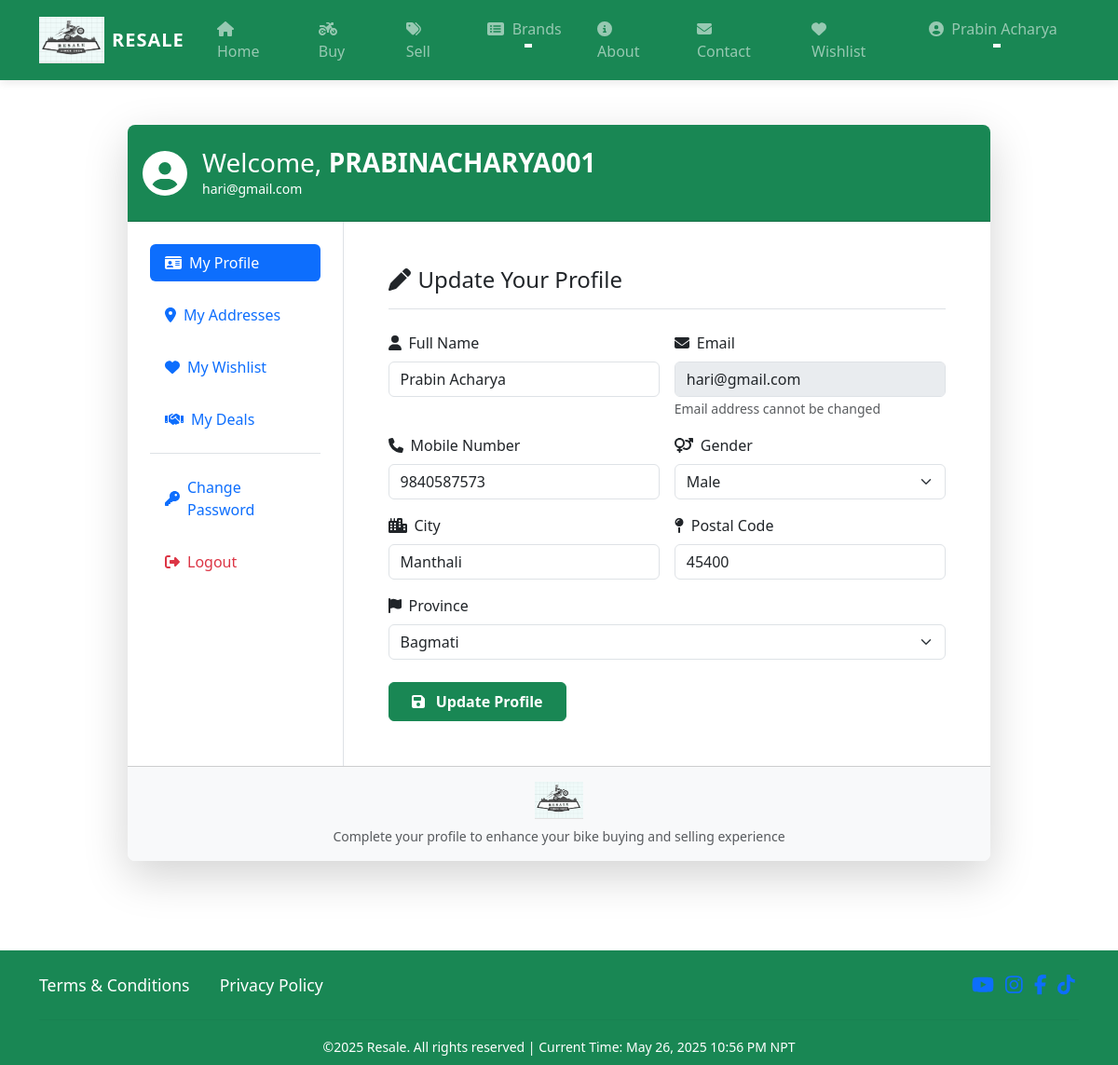
Page /profile/ (signed in) on the earlier database version.
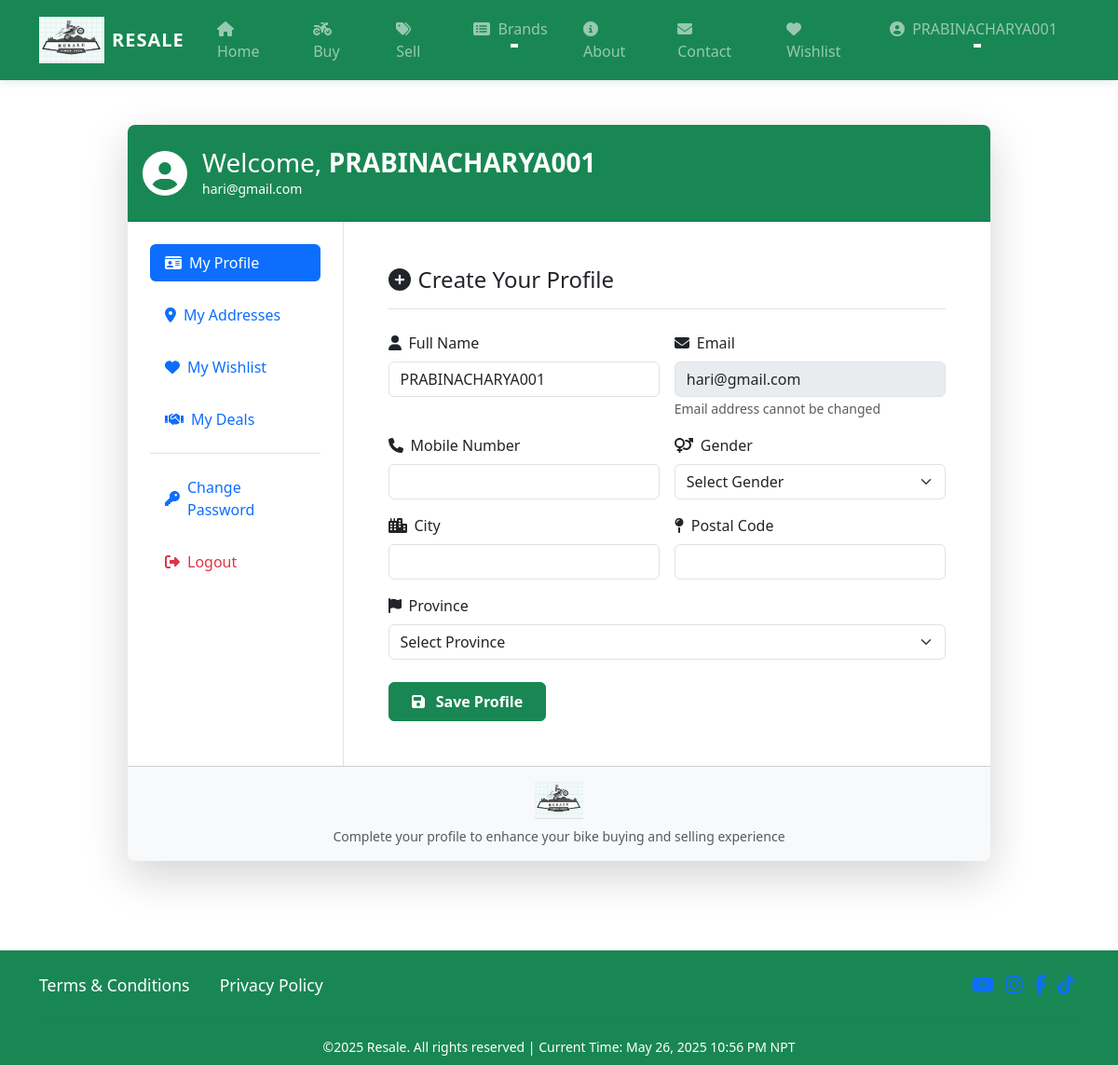
Same page on the later database version.
### proj/models.py (models this page shows, shortened)
class Customer(models.Model):
    user = models.ForeignKey(
        User,
        on_delete=models.CASCADE,
        related_name='customers'  # Added for better querying
    )
    name = models.CharField(
        max_length=200,
        verbose_name='Full Name'
    )
    gender = models.CharField(
        max_length=10,
        choices=GENDER_CHOICES,
        default='',
        verbose_name='Gender'
    )
    city = models.CharField(
        max_length=50,
        verbose_name='City'
    )
    state = models.CharField(
        choices=STATE_CHOICES,
        max_length=100,
        verbose_name='Province'
    )
    mobile = models.CharField(  # Changed to CharField
        max_length=10,
        validators=[MinLengthValidator(10)],  # For 10-digit numbers
        verbose_name='Mobile Number'
    )
    zipcode = models.CharField(  # Changed to CharField
        max_length=10,
        verbose_name='Postal Code'
    )
    class Meta:
        verbose_name = 'Customer'
        verbose_name_plural = 'Customers'
        ordering = ['name']

### proj/views.py (the view, shortened to what this page needs)
# urls.py: path('profile/',views.ProfileView.as_view(),name='profile'),
@method_decorator(login_required, name='dispatch')
class ProfileView(View):
    def get(self, request):
        existing_profile = Customer.objects.filter(user=request.user).first()
        if existing_profile:
            form = CustomerProfileForm(instance=existing_profile)
            has_profile = True
        else:
            form = CustomerProfileForm(initial={
                'name': request.user.get_full_name() or request.user.username,
                'email': request.user.email
            })
            has_profile = False
        return render(request, 'proj/profile.html', {'form': form, 'has_profile': has_profile})

### proj/forms.py (shortened to what this page needs)
class CustomerProfileForm(forms.ModelForm):
    email = forms.EmailField(
        required=False,
        disabled=True,
        widget=forms.EmailInput(attrs={'class': 'form-control'})
    )
    class Meta:
        model = Customer
        fields = ['name', 'gender', 'city', 'state', 'mobile', 'zipcode']
        widgets = {
            'name': forms.TextInput(attrs={'class': 'form-control'}),
            'gender': forms.Select(attrs={'class': 'form-select'}),
            'city': forms.TextInput(attrs={'class': 'form-control'}),
            'state': forms.Select(attrs={'class': 'form-select'}),
            'mobile': forms.TextInput(attrs={'class': 'form-control'}),
            'zipcode': forms.TextInput(attrs={'class': 'form-control'}),
        }
    def __init__(self, *args, **kwargs):
        super().__init__(*args, **kwargs)
        if self.instance and hasattr(self.instance, 'user') and self.instance.user:
            self.fields['email'].initial = self.instance.user.email

### proj/templates/proj/profile.html (shortened to what the changed rows need)
{% extends 'proj/base.html' %}
{% load static %}
{% block main-content %}
<div class="container py-5">
    <div class="row justify-content-center">
        <div class="col-lg-10">
            <div class="card border-0 shadow-lg rounded-3 overflow-hidden">
                <div class="card-header bg-success text-white py-4">
                    <div class="d-flex align-items-center">
                        <div>
                            <h3 class="mb-0">Welcome, <span class="text-capitalize fw-bold">{{request.user}}</span></h3>
                            <p class="mb-0 small">{{ request.user.email }}</p>
                        </div>
                    </div>
                </div>
                <div class="card-body p-0">
                    <div class="row g-0">
                        <div class="col-md-9">
                            <div class="p-4 p-md-5">
                                <h4 class="mb-4 border-bottom pb-3">
                                    {% if has_profile %}
                                    <i class="fas fa-pen me-2"></i>Update Your Profile
                                    {% else %}
                                    <i class="fas fa-plus-circle me-2"></i>Create Your Profile
                                    {% endif %}
                                </h4>
                                <form method="post" class="row g-3">
                                    <div class="col-md-6">
                                        <label for="{{ form.name.id_for_label }}" class="form-label"><i class="fas fa-user me-2"></i>{{ form.name.label }}</label>
                                        {{ form.name }}
                                    </div>
                                    <div class="col-md-6">
                                        <label for="{{ form.email.id_for_label }}" class="form-label"><i class="fas fa-envelope me-2"></i>Email</label>
                                        {{ form.email }}
                                        <small class="form-text text-muted">Email address cannot be changed</small>
                                    </div>
                                    <div class="col-md-6">
                                        <label for="{{ form.mobile.id_for_label }}" class="form-label"><i class="fas fa-phone me-2"></i>{{ form.mobile.label }}</label>
                                        {{ form.mobile }}
                                    </div>
                                    <div class="col-md-6">
                                        <label for="{{ form.gender.id_for_label }}" class="form-label"><i class="fas fa-venus-mars me-2"></i>{{ form.gender.label }}</label>
                                        {{ form.gender }}
                                    </div>
                                    <div class="col-md-6">
                                        <label for="{{ form.city.id_for_label }}" class="form-label"><i class="fas fa-city me-2"></i>{{ form.city.label }}</label>
                                        {{ form.city }}
                                    </div>
                                    <div class="col-md-6">
                                        <label for="{{ form.zipcode.id_for_label }}" class="form-label"><i class="fas fa-map-pin me-2"></i>{{ form.zipcode.label }}</label>
                                        {{ form.zipcode }}
                                    </div>
                                    <div class="col-md-12">
                                        <label for="{{ form.state.id_for_label }}" class="form-label"><i class="fas fa-flag me-2"></i>{{ form.state.label }}</label>
                                        {{ form.state }}
                                    </div>
                                    <div class="col-12 mt-4">
                                        <button type="submit" class="btn btn-success py-2 px-4 fw-bold">
                                            <i class="fas fa-save me-2"></i>
                                            {% if has_profile %}Update Profile{% else %}Save Profile{% endif %}
                                        </button>
                                    </div>
                                </form>
                            </div>
                        </div>
                    </div>
                </div>
            </div>
        </div>
    </div>
</div>
{% endblock main-content %}

### proj/templates/proj/base.html (shortened to what the changed rows need)
<!DOCTYPE html>
{% load static %}
<html lang="en">
<head>
    <link href="https://cdn.jsdelivr.net/npm/bootstrap@5.3.5/dist/css/bootstrap.min.css" rel="stylesheet">
    <link rel="stylesheet" href="{% static 'proj/css/owl.carousel.min.css'%}"/>
    <link rel="stylesheet" href="{% static 'proj/css/all.min.css'%}"/>
    <link rel="stylesheet" href="{% static 'proj/css/style.css'%}"/>
</head>
<body>
  <nav class="navbar navbar-expand-lg navbar-dark bg-success shadow-sm sticky-top">
    <div class="container">
      <div class="collapse navbar-collapse" id="navbarSupportedContent">
        <ul class="navbar-nav ms-auto mb-2 mb-lg-0">
          {% if request.user.is_authenticated %}
          <li class="nav-item dropdown mx-1">
            <a class="nav-link dropdown-toggle nav-item-hover px-3" href="#" id="profileDropdown" role="button" data-bs-toggle="dropdown"
            aria-expanded="false">
              <i class="fas fa-user-circle me-1"></i>
              <span class="text-capitalize">{% if request.user.customers.first.name %}{{ request.user.customers.first.name }}{% else %}{{ request.user.username }}{% endif %}</span>
            </a>
          </li>
          {% endif %}
      </ul>
    </div>
  </nav>
  {% block main-content %}{% endblock main-content %}
</body>
</html>

Differences in the rows shown:
removed Customer: name "Prabin Acharya", mobile "9840587573", gender "Male", city "Manthali", zipcode "45400", state "Bagmati"
Other differences:
{{ request.user.username }}: (not shown) → "PRABINACHARYA001"
form field name: (not shown) → "PRABINACHARYA001"
form field gender: (not shown) → "Select Gender"
form field state: (not shown) → "Select Province"
{{ request.user.customers.first.name }}: "Prabin Acharya" → (not shown)
text no longer shown: "Update Your Profile Update Profile"
text now shown: "Create Your Profile Save Profile"
